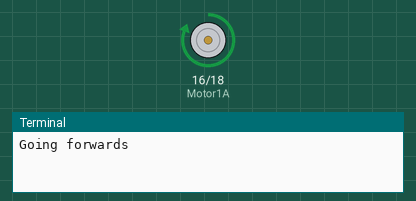
Simulated run of this program. Board: Raspberry Pi (BCM pin numbers). Parts: motor-driver pin pairs drawn as motors (green arrow = first pin HIGH = forward, orange = second pin HIGH = backward, longer = more drive), the last lines printed to the terminal.

Above: at 1.0 s.
At 5.0 s:
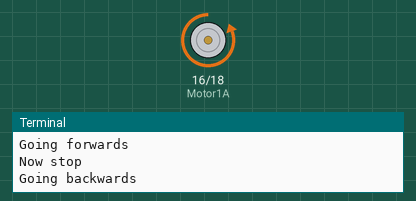
At 7.0 s:
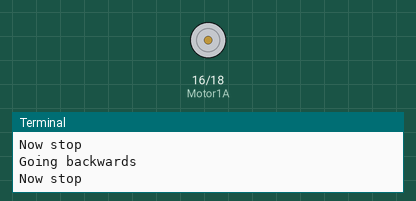
Timing chart, 0 to 10.4 s (numbered marks = the images above):
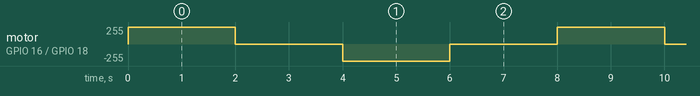

The program:

motor_l293d.py
```python
import RPi.GPIO as GPIO
import time
GPIO.setwarnings(False)
GPIO.setmode(GPIO.BCM)

Motor1A = 16
Motor1B = 18
#Motor1E = 22

GPIO.setup(Motor1A,GPIO.OUT)
GPIO.setup(Motor1B,GPIO.OUT)
#GPIO.setup(Motor1E,GPIO.OUT)
while True :
    print ("Going forwards")
    GPIO.output(Motor1A,GPIO.HIGH)
    GPIO.output(Motor1B,GPIO.LOW)
    #GPIO.output(Motor1E,GPIO.HIGH)

    time.sleep(2)

    print ("Now stop")
    GPIO.output(Motor1A,GPIO.LOW)
    GPIO.output(Motor1B,GPIO.LOW)
    time.sleep(2)

    print ("Going backwards")
    GPIO.output(Motor1A,GPIO.LOW)
    GPIO.output(Motor1B,GPIO.HIGH)
    #GPIO.output(Motor1E,GPIO.HIGH)

    time.sleep(2)
    print ("Now stop")
    GPIO.output(Motor1A,GPIO.LOW)
    GPIO.output(Motor1B,GPIO.LOW)
    time.sleep(2)

    
```

Measured:
- by itself, motor on GPIO 16 (Motor1A) / GPIO 18 (Motor1B): repeats every 8.0 s: stopped 2.0 s, backward 255/255 2.0 s, stopped 2.0 s, forward 255/255 2.0 s
